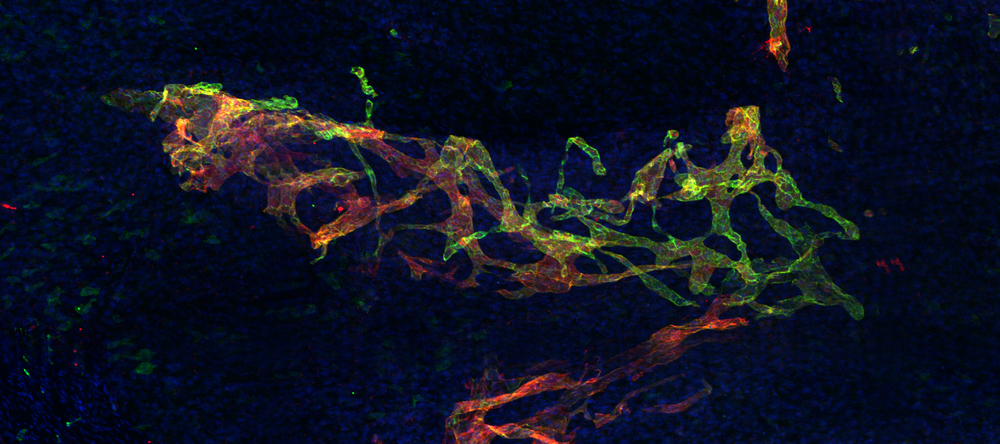
%> input picture DIP_HW1/lymphaticVessels.png, 1000 x 444 px, shrunk from 1509 x 670 before the run
$ octave HW1.m   (GNU Octave 9; MATLAB toolbox functions it lacks are replaced by stand-ins)
%> lines starting %> are read from the running program, lines starting %| are printed output that depends on the picture
rgbImage=imread('lymphaticVessels.png');
%> rgbImage is the input picture: size 444x1000x3 uint8; mean R, G, B 14.7, 18.8, 34.8
imshow(rgbImage);

% Extract color channels.
redChannel = rgbImage(:,:,1); % Red channel
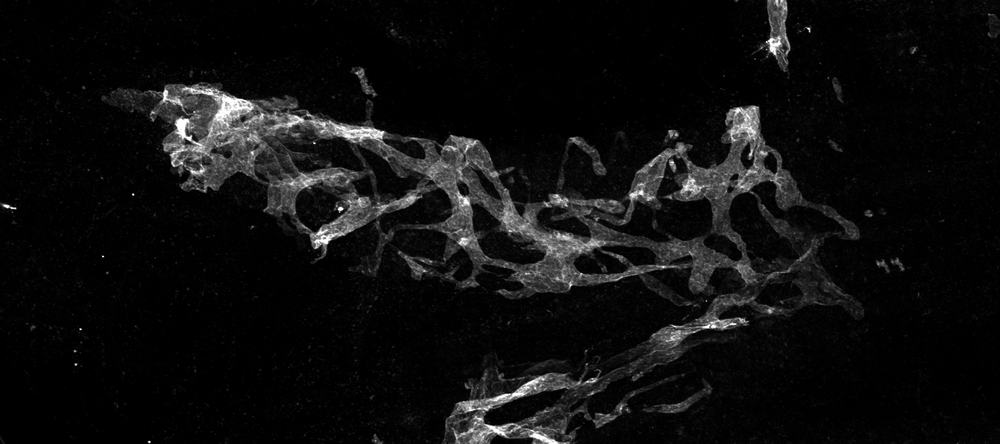
%> redChannel: size 444x1000 uint8; min 0, max 255, mean 14.7
greenChannel = rgbImage(:,:,2); % Green channel
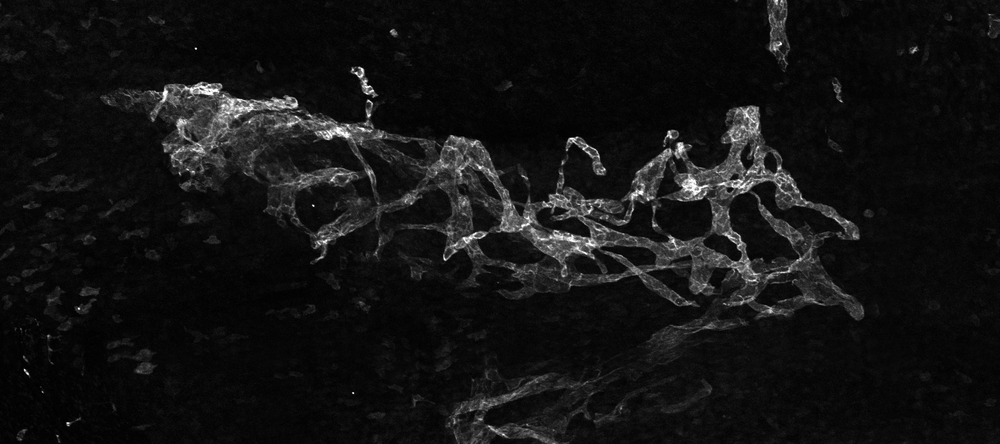
%> greenChannel: size 444x1000 uint8; min 0, max 255, mean 18.8
blueChannel = rgbImage(:,:,3); % Blue channel
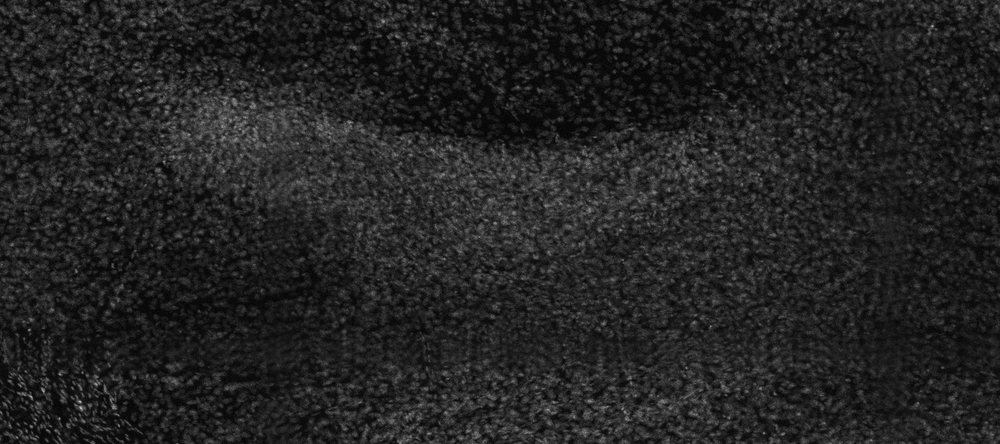
%> blueChannel: size 444x1000 uint8; min 3, max 191, mean 34.8
% Create an all black channel.
allBlack = zeros(size(rgbImage, 1), size(rgbImage, 2), 'uint8');
% Create color versions of the individual color channels.
just_red = cat(3, redChannel, allBlack, allBlack);
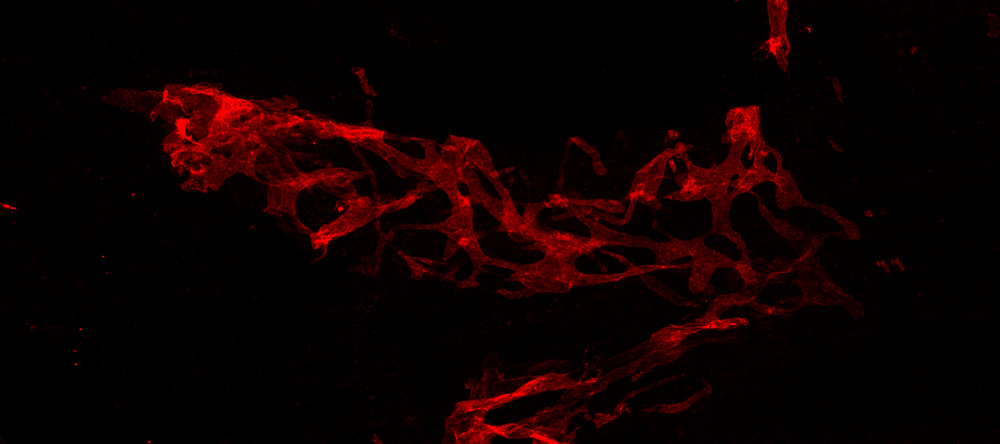
%> just_red: size 444x1000x3 uint8; mean R, G, B 14.7, 0, 0
just_green = cat(3, allBlack, greenChannel, allBlack);
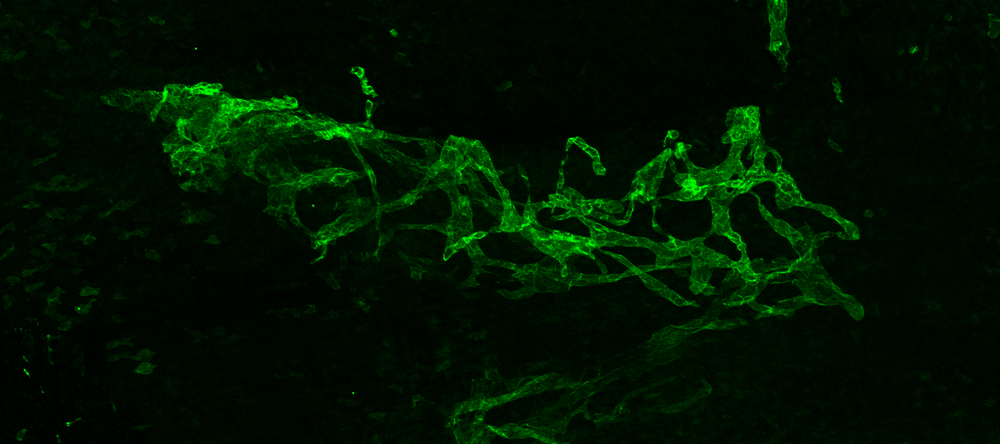
%> just_green: size 444x1000x3 uint8; mean R, G, B 0, 18.8, 0
just_blue = cat(3, allBlack, allBlack, blueChannel);
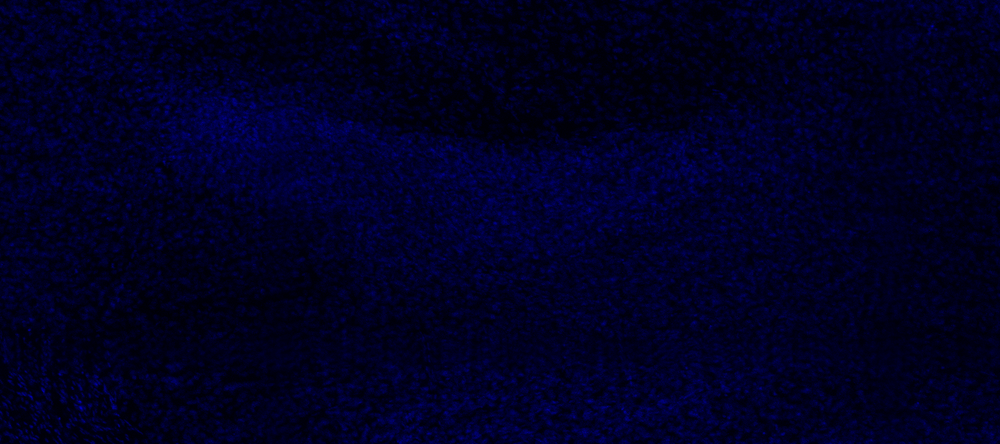
%> just_blue: size 444x1000x3 uint8; mean R, G, B 0, 0, 34.8
% Recombine the individual color channels to create the original RGB image again.
recombinedRGImage = cat(2, redChannel, greenChannel); % this is my own change
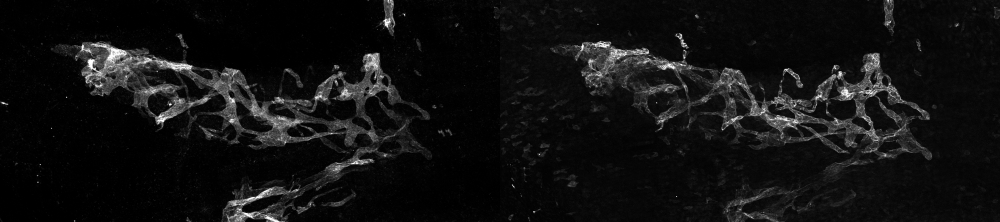
%> recombinedRGImage: size 444x2000 uint8 (shown at 1/2 size); min 0, max 255, mean 16.8
% Display them all.
subplot(3, 3, 2);
imshow(rgbImage);
fontSize = 20;
title('Original RGB Image', 'FontSize', fontSize)
subplot(3, 3, 4);
imshow(just_red);
title('Red Channel in Red', 'FontSize', fontSize)
subplot(3, 3, 5);
imshow(just_green)
title('Green Channel in Green', 'FontSize', fontSize)
subplot(3, 3, 6);
imshow(just_blue);
title('Blue Channel in Blue', 'FontSize', fontSize)
subplot(3, 3, 8);
imshow(recombinedRGImage);
title('Recombined to Form Original RG Image', 'FontSize', fontSize)
% Set up figure properties:
% Enlarge figure to full screen.
set(gcf, 'Units', 'Normalized', 'OuterPosition', [0, 0, 1, 1]);
% Get rid of tool bar and pulldown menus that are along top of figure.
% set(gcf, 'Toolbar', 'none', 'Menu', 'none');
% Give a name to the title bar.
set(gcf, 'Name', 'Demo by ImageAnalyst', 'NumberTitle', 'Off')
